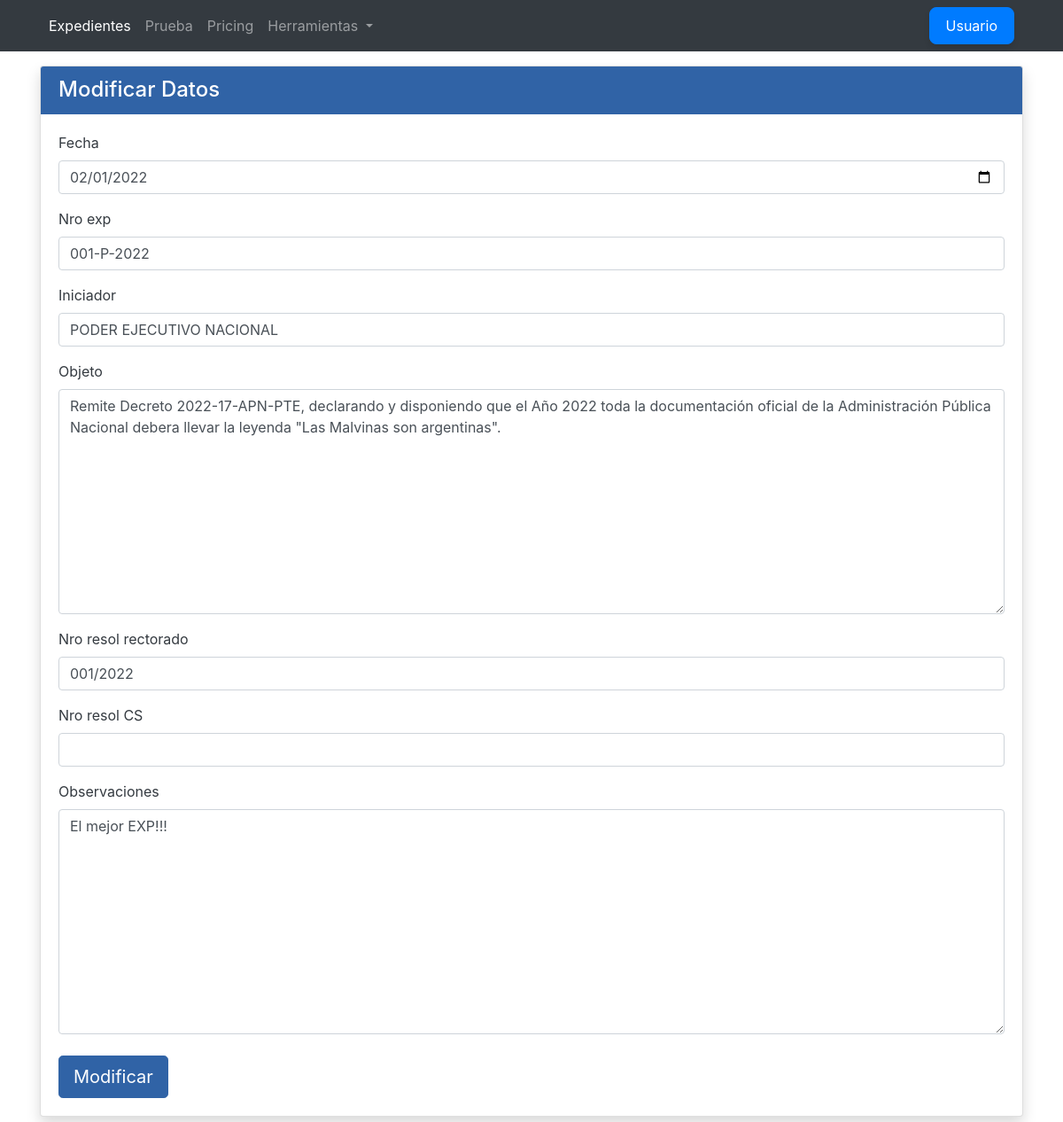
/Exp/edit/5042/, run on the app's committed database.
### Exp/models.py (models this page shows)
class Expedientes(models.Model):
    fecha = models.DateField()
    nro_exp = models.CharField(max_length=100)
    iniciador = models.CharField(max_length=100, null=True, blank=True)
    objeto = models.TextField(max_length=200, null=True, blank=True)
    nro_resol_rectorado = models.CharField(max_length=100, null=True, blank=True)
    nro_resol_CS = models.CharField(max_length=100, null=True, blank=True)
    observaciones = models.TextField(max_length=500, null=True, blank=True)
    class Meta:
        db_table = 'expedientes'

### Exp/views.py (the view, shortened to what this page needs)
# urls.py: path('edit/<int:pk>/', ExpActualizacion.as_view(), name='edit_expedientes'),
class ExpActualizacion(UpdateView):
    model = Expedientes
    template_name = "editar_exp.html"
    fields = ['fecha', 'nro_exp', 'iniciador', 'objeto', 'nro_resol_rectorado', 'nro_resol_CS', 'observaciones']

### Exp/templates/editar_exp.html (shortened to what this page needs)
{% extends 'base.html' %}
{% load widget_tweaks %}
{% block cambio %}
    <div class="card border-custom-yellow shadow mb-4">
        <div class="card-header" style="background-color: #3063a6; border-color: #3063a6; color: white;">
            <h4 class="mb-0">Modificar Datos</h4>
        </div>
        <div class="card-body">
            <form action="" method="POST" class="form">
                {% for field in form %}
                    <div class="form-group">
                        <label class="form-label text-dark">{{ field.label }}</label>
                        {% if field.name == 'fecha' %}
                            <input type="date" name="{{ field.name }}" value="{{ field.value|date:'Y-m-d' }}" class="form-control">
                        {% else %}
                            {{ field|add_class:"form-control" }}
                        {% endif %}
                    </div>
                {% endfor %}
                <div class="mt-4">
                    <button type="submit" class="btn btn-custom-dark-blue btn-lg custom-dark-blue">Modificar</button>
                </div>
            </form>
        </div>
    </div>
{% endblock %}

### Exp/templates/editar_exp.html (style rules this page uses)
.custom-dark-blue { background-color: #3063a6; border-color: #3063a6; color: white; }

### data on the page
Expedientes: fecha "02/01/2022", form "001-P-2022" "PODER EJECUTIVO NACIONAL" "Remite Decreto 2022-17-APN-PTE, declarando y disponiendo que el Año 2022 toda la documentación oficial de la Administración Pública Nacional debera llevar la leyenda \"Las Malvinas son argentinas\"." "001/2022" "El mejor EXP!!!"

### other printed values
{{ field.label }} "Fecha" "Nro exp" "Iniciador" "Objeto" "Nro resol rectorado" "Nro resol CS" "Observaciones"
